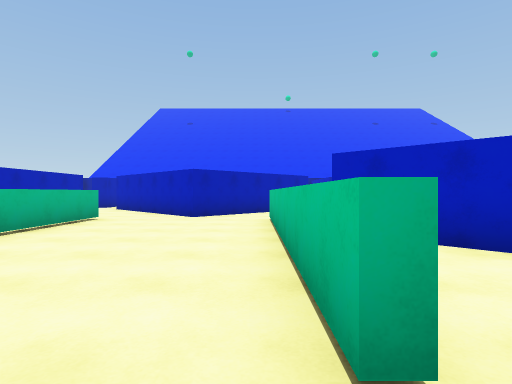
[1] (above)

19 first-person views from a walk through a Unity game level. The camera is 1.3 m above the floor, looks level and sees 80° across. The floor is counted in squares, 2 m on a side. Each view is taken from the middle of a square. On the plan, view 1 faces up. The plan holds only what a view shows up to about 10 squares ahead; the rest is blank. The place goes on beyond the plan. The player is left out.

[2]
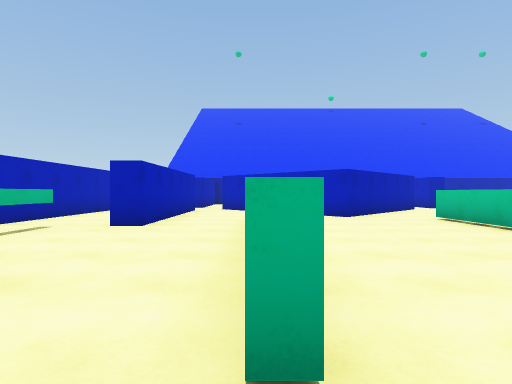

[3]
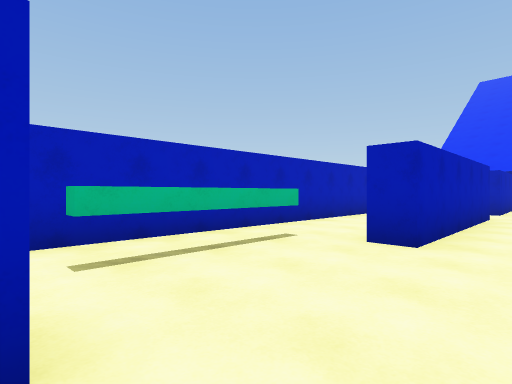

[4]
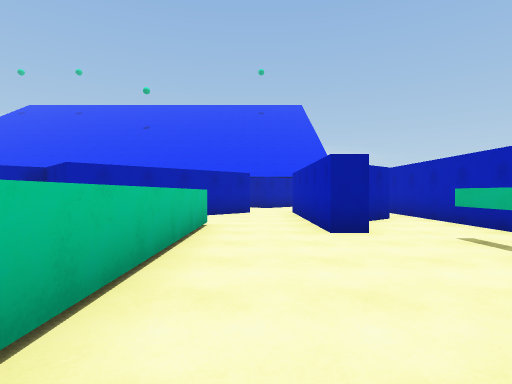

[5]
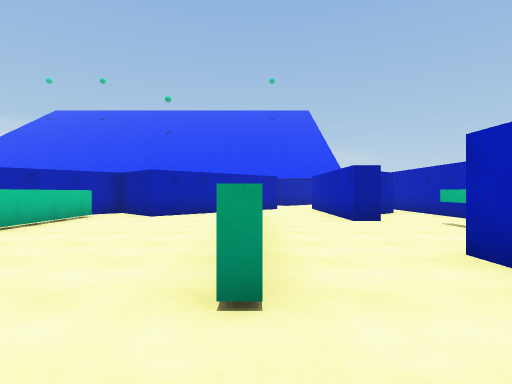

[6]
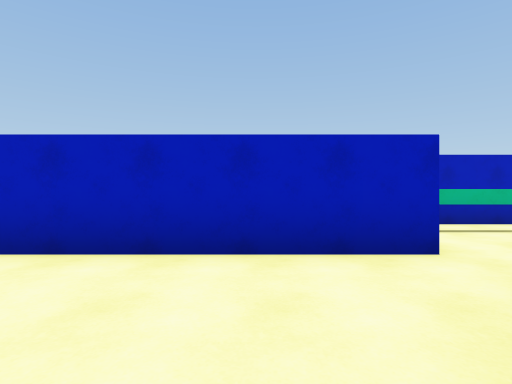

[7]
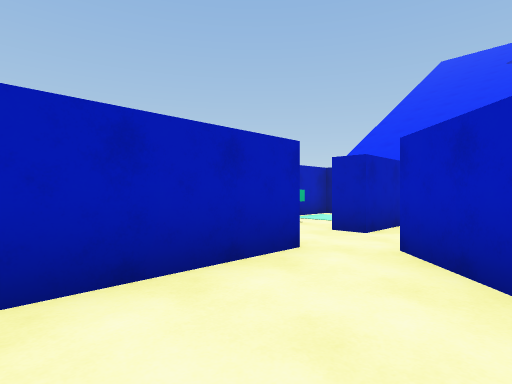

[8]
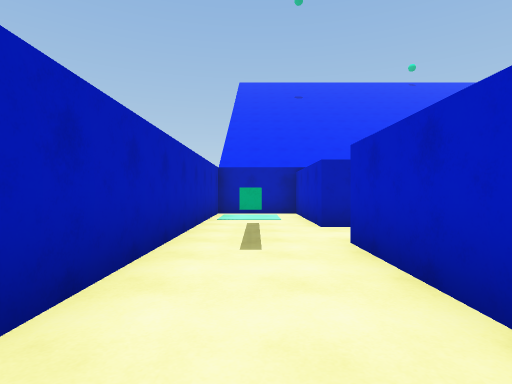

[9]
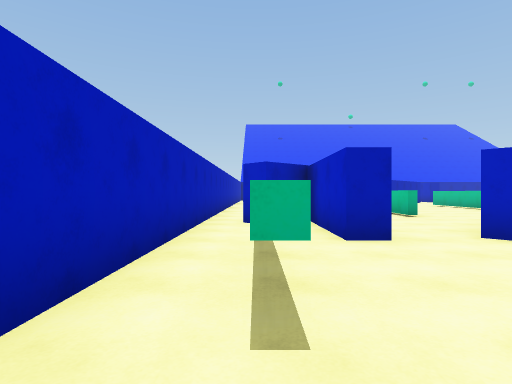

[10]
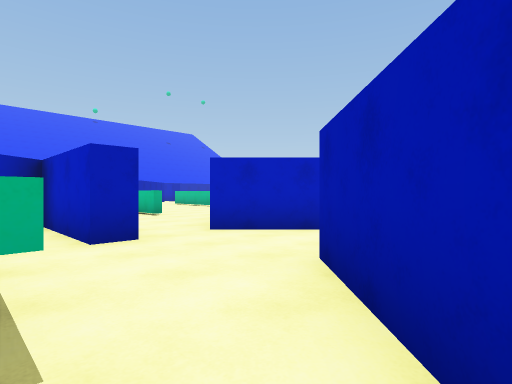

[11]
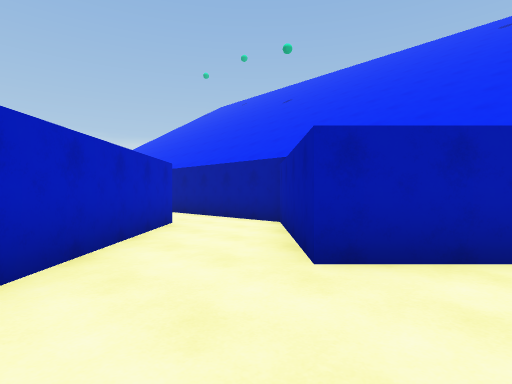

[12]
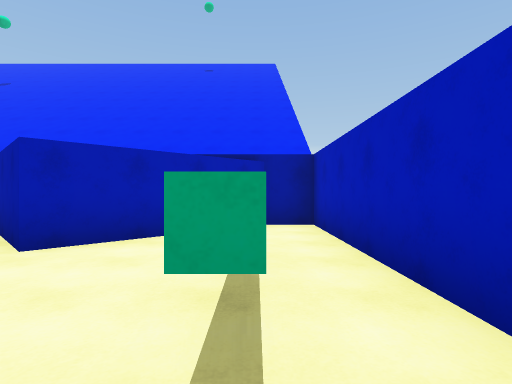

[13]
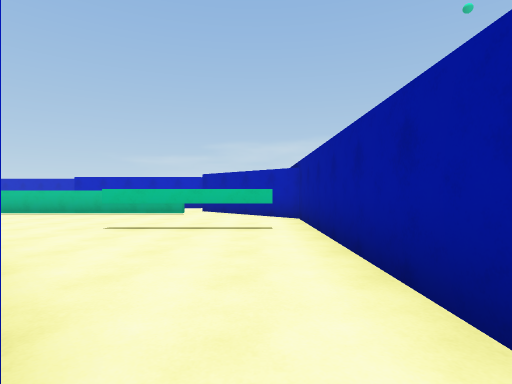

[14]
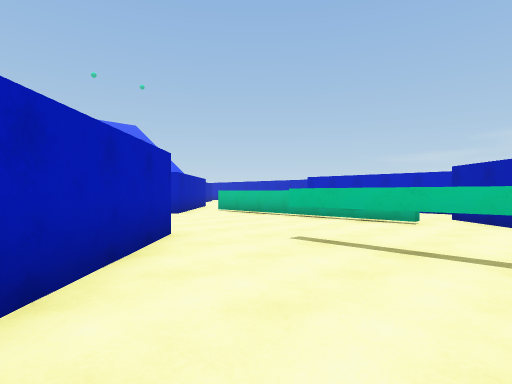

[15]
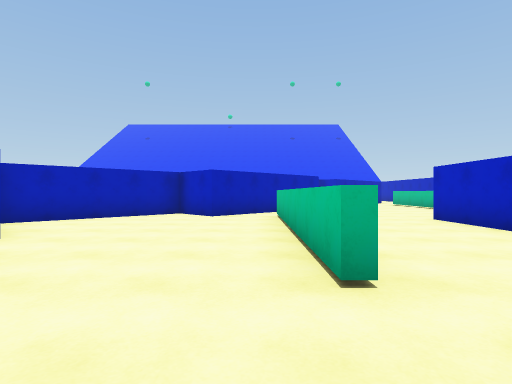

[16]
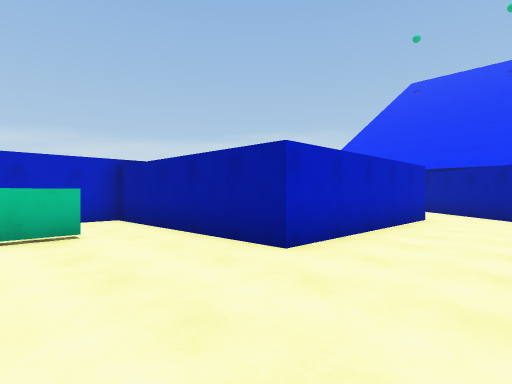

[17]
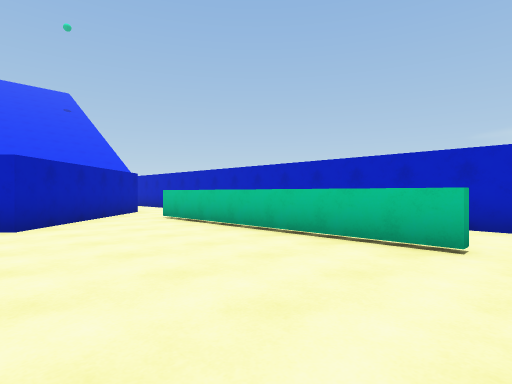

[18]
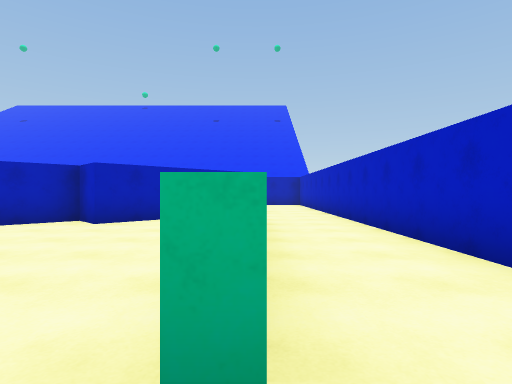

[19]
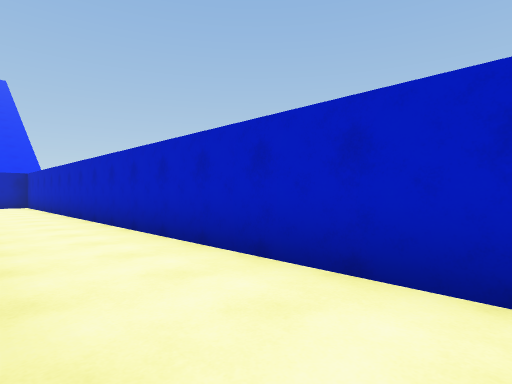

### Floor plan
Key: @ floor where view 1 was taken; # wall or solid block; . floor; ^ raised ledge.
Columns run from 10 left of view 1 to 16 right of it. Each row starts with its distance up from view 1.
 17 #####
 16 #...#
 15 #...#
 14 #...#
 13 #.^.#                   ..#
 12 #.^..##                 ..#
 11 #.^.#.##              ##..#
 10 #...#..####.         ##...#
  9 #...#...##..        ##....#
  8 #...#...#...       ##.....#
  7 #...#.^.....      ##...^..#
  6 #...#.^....#       ....^..#
  5 #.^...^....#       ....^..#
  4 #.^...^....###     ....^..#
  3 #.^...^..... # ## .....^..#
  2 #...#.^....#####.......^..#
  1 #...#......###...^........#
  0 #.###...##@#.....^...######
 -1 #.#.#..#####.....^...#
 -2 #...#.##    .....^...#
 -3 #.^...##   ##....^...#
 -4 #.^....## ##.....^...#
 -5 #.^.....###..........
 -6 #...##...#........##.
 -7 #..####..........####.
 -8 ####  ############  ##

Positions as (right, up) in squares from view 1, and headings:
1: (0, 0), facing up
2: (-4, 0), facing up
3: (-5, 2), facing up-left
4: (-5, 7), facing down
5: (-4, 9), facing down
6: (-3, 9), facing left
7: (-4, 8), facing up-left
8: (-8, 7), facing up
9: (-8, -7), facing up
10: (-8, -7), facing up-right
11: (-7, -3), facing down-right
12: (-8, -2), facing down
13: (-2, -7), facing right
14: (0, -7), facing up-right
15: (6, -7), facing up
16: (8, 3), facing down-right
17: (9, 1), facing up-right
18: (13, 1), facing up
19: (13, 1), facing up-right
